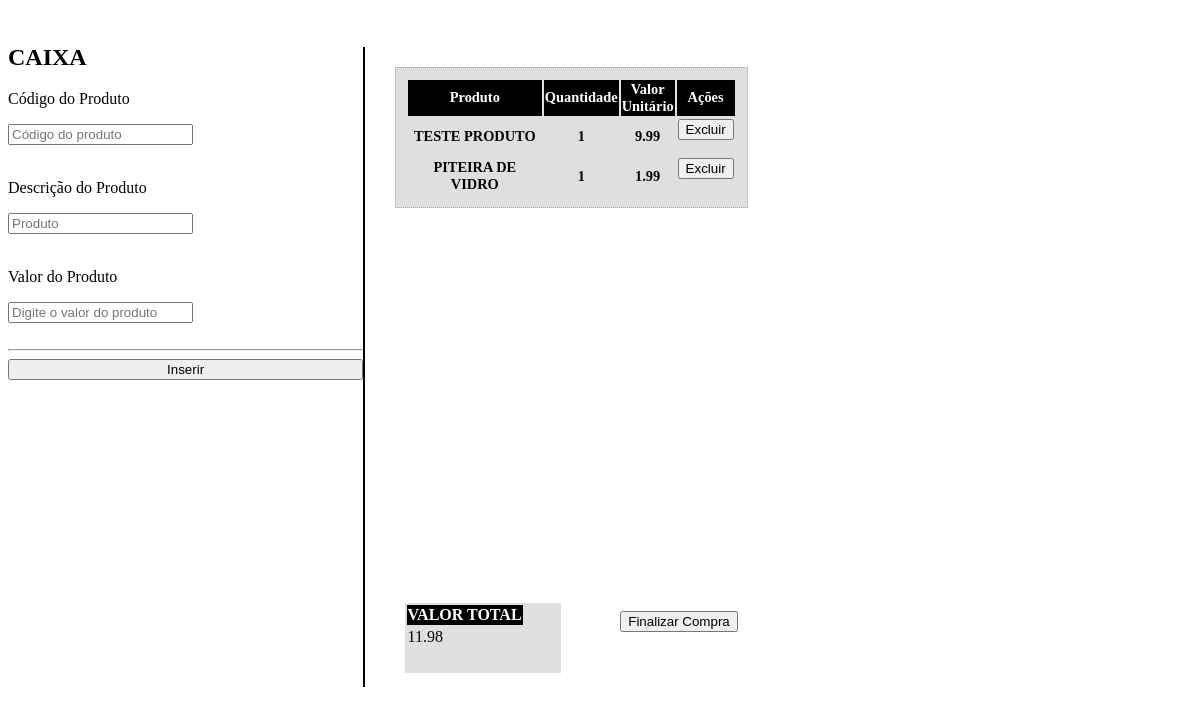
/venda.php, run on an earlier commit of the app's database.
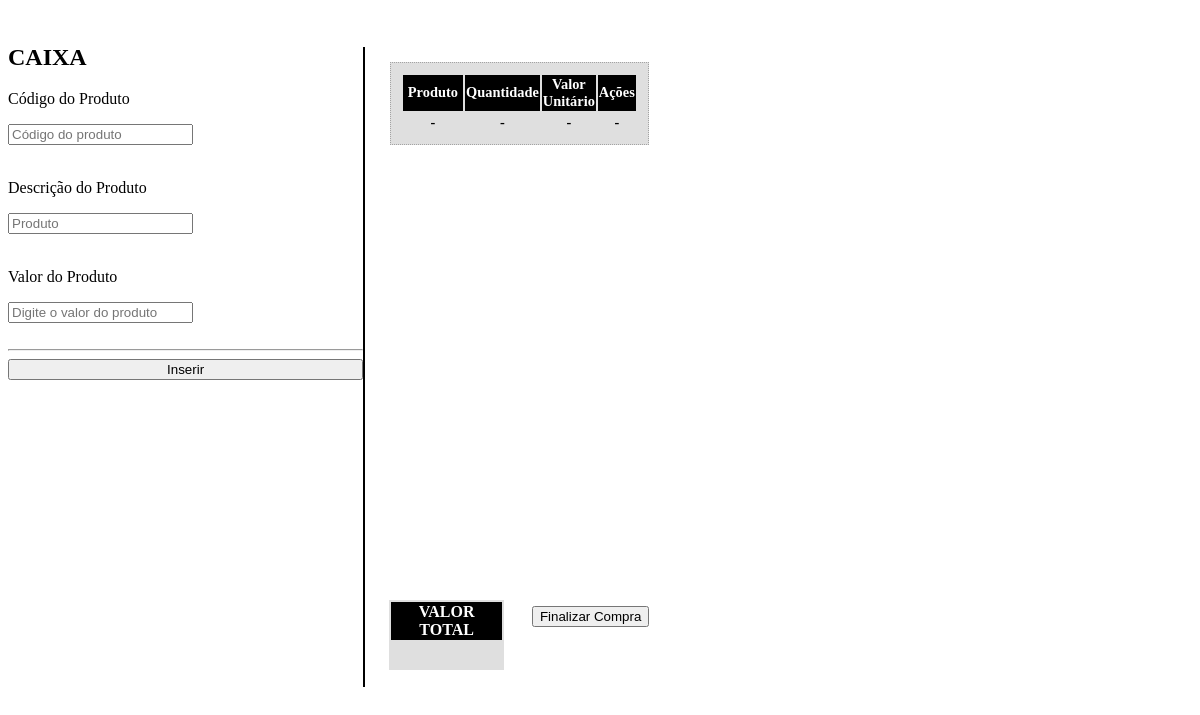
And on a later commit of the database.
### tables this page shows
CREATE TABLE `tb_temp` (
  `id_venda` int(11) NOT NULL,
  `id_produto` int(11) NOT NULL,
  `valor_unitario` decimal(10,2) NOT NULL,
  `data` date NOT NULL,
  `usuario` varchar(100) NOT NULL
);

CREATE TABLE `tb_produto` (
  `id_produto` int(11) NOT NULL,
  `descricao_produto` varchar(100) NOT NULL,
  `minimo` int(11) DEFAULT NULL,
  `id_categoria` int(11) NOT NULL,
  `quantidade` int(11) DEFAULT NULL,
  `valor_unitario` decimal(10,2) NOT NULL
);

### htdocs/venda.php (the view, shortened to what this page needs)
<?php
 if(isset($_POST['select-pesquisa'])){
    $select = $_POST['select-pesquisa'];
    $pesquisar = $_POST['pesquisa'];
    $sql3 = "SELECT *
    FROM TB_FORNECEDORES
    WHERE $select
    LIKE '%$pesquisar%'";
    $result = mysqli_query($conexao,$sql);
}
else{
    $sql3="SELECT a.id_venda,
                  a.id_produto,
                        a.valor_unitario,
                        b.descricao_produto,
                        COUNT(a.id_produto) as quantidade,
                        SUM(a.valor_unitario) as valor_total
              FROM tb_temp a,
              tb_produto b
              WHERE a.id_produto=b.id_produto
              GROUP by a.id_produto";
    $result3 = mysqli_query($conexao,$sql3);
    $sql4="SELECT SUM(valor_total) AS valor_total
                  FROM (
                    SELECT b.id_produto, SUM(a.valor_unitario) AS valor_total
                  FROM tb_temp a
                  JOIN tb_produto b ON a.id_produto = b.id_produto
                  GROUP BY b.id_produto
                  ) AS subconsulta";
              $result4 = mysqli_query($conexao,$sql4);
}
?>
<link rel="stylesheet" href="venda.css">
<div class="container-fluid menu-cadastro">
    <div  class="container-fluid div-venda">
    <h2>CAIXA</h2>
      <form action="#" method="post">
        <div class="col">
          <div class="col">
            <p>Código do Produto</p>
            <input type="text" class="form-control" name="codigo" placeholder="Código do produto">
          </div>
          <br>
          <div class="col">
            <p>Descrição do Produto</p>
            <input type="text" class="form-control" name="descricao_produto" placeholder="Produto" readonly>
          </div>
        </div>
        <br>
        <div class="col">
          <div class="col">
            <p>Valor do Produto</p>
            <input type="text" class="form-control"  name="valor_unitario" placeholder="Digite o valor do produto">
          </div>
        </div>
        <br>
        <hr>
        <div>
          <button type="submit" class="btn btn-success btn-sm btn-inserir">Inserir</button>
        </div>
      </form>
    </div>
    <div  class="container-fluid div-resulmo">
      <div class="div-tabela">
        <table class="table table-bordered table-sm tabela-resulmo">
          <thead>
              <tr>
                  <th  style="width:60%" scope="col">Produto</th>
                  <th  style="width:15%" scope="col">Quantidade</th>
                  <th  style="width:15%" scope="col">Valor Unitário</th>
                  <th  style="width:05%" scope="col">Ações</th>
              </tr>
          </thead>
            <tbody>
              <tr>
              <?php
                                if(!empty($result3) && mysqli_num_rows($result3) > 0){
                                    while($row = mysqli_fetch_assoc($result3)){
                                    $descricao_produto  = $row['descricao_produto'];
                                    $valor_unitario = $row['valor_unitario'];
                                    $quantidade = $row['quantidade'];
                            ?>
                                    <td>  <?php echo $descricao_produto;  ?> </td>
                                    <td>  <?php echo $quantidade;  ?> </td>
                                    <td>  <?php echo $valor_unitario;  ?> </td>
                                    <td>
                                        <form action="ac_venda.php" method="post">
                                          <button type="submit" class="btn btn-danger btn-sm" name="excluir">Excluir</button>
                                        </form>
                                    </td>
                                    </tr>
                            <?php
                            }
                                }
                            else{
                                echo "<td>-</td>";
                                echo "<td>-</td>";
                                echo "<td>-</td>";
                                echo "<td>-</td>";
                            }
                            ?>
              </tr>
            </tbody>
          </table>
      </div>
      <div class="div-total">
          <div class="div-tabela-info">
            <table class="table table-bordered table-sm tabela-total">
                      <thead>
                        <tr>
                            <th>VALOR TOTAL</th>
                        </tr>
                      </thead>
                      <tbody>
                        <tr>
                        <?php
                                      if(!empty($result4) && mysqli_num_rows($result4) > 0){
                                          while($row2 = mysqli_fetch_assoc($result4)){
                                            $valor_total = $row2['valor_total'];
                                  ?>
                                          <td>  <?php echo $valor_total;  ?> </td>
                                          </tr>
                                  <?php
                                  }
                                  }
                                  ?>
                      </tbody>
                </table>
          </div>
            <div class="btn-finalizar">
              <form action="ac_venda.php" method="post">
              <button type="submit" class="btn btn-success" name="finalizar-compra">Finalizar Compra</button>
              </form>
            </div>
      </div>
    </div>
 </div>

### htdocs/venda.css (style rules this page uses)
.menu-cadastro { display: flex; margin-top: 2%; }
.div-venda { width: 30%; }
.div-resulmo { border-left: 2px solid black; padding-left: 10px; margin-top: 2%; height: 80vh; }
.div-tabela { height: 85%; overflow-x: hidden; }
.tabela-resulmo { width: 90%; margin: auto; margin-top: 5%; text-align: center; font-weight: bold; background-color: rgba(179, 179, 179, 0.42); font-size: 0.9rem; border: 1px black; border: 1px dotted #a3a3a3; padding: 10px; }
table thead { position: sticky; top: -4px; background-color: black; color: white; }
.div-total { width: 100%; margin: auto; margin-top: 3%; text-align: center; display: flex; justify-content: space-around; }
.div-tabela-info { width: 40%; text-align: center; font-weight: bold; font-size: 0.9rem; height: 70px; background-color: rgba(179, 179, 179, 0.42); }
.btn-finalizar { margin-top: 2%; }
.btn-inserir { width: 100%; }

What changed in the data, as far as the page shows it:
removed tb_temp: id_produto.descricao_produto "TESTE PRODUTO", quantidade "1", valor_unitario "9.99"
removed tb_temp: id_produto.descricao_produto "PITEIRA DE VIDRO", quantidade "1", valor_unitario "1.99"
Also different on the page:
list line gone: "11.98"
